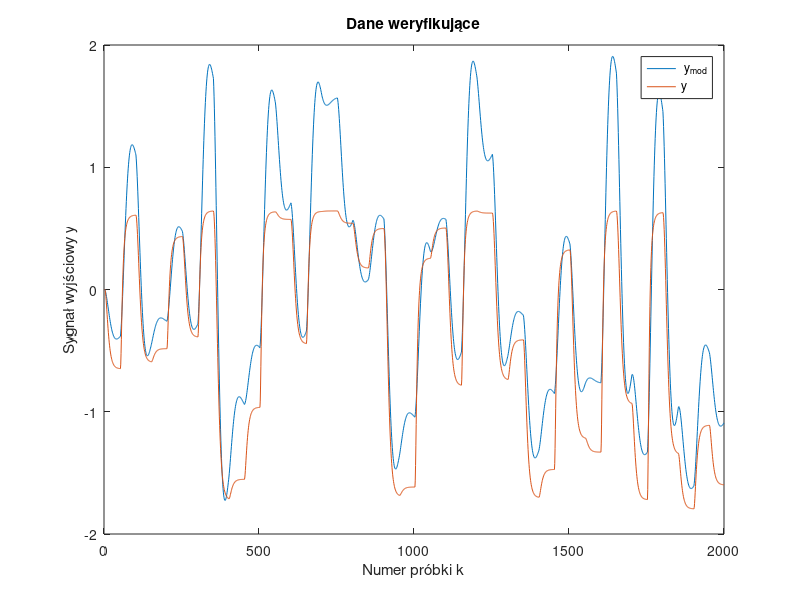
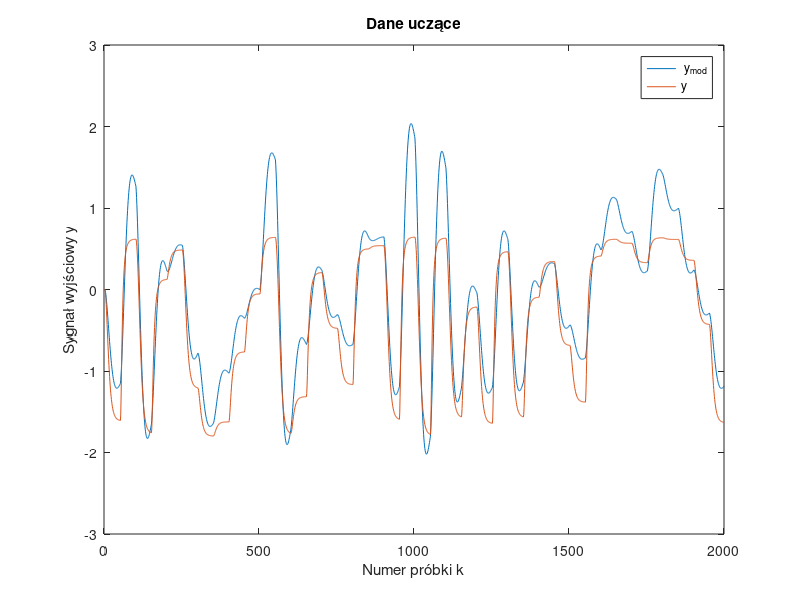

Write the MATLAB code that produced these figures, in order. (Note: this script raises an error after producing the figures.)
clear
dane_wer = load('wyniki/zad1/zad1_dane_weryfikujace_sieci.txt');
dane_ucz = load('wyniki/zad1/zad1_dane_uczace_sieci.txt');
u_wer = dane_wer(:,1);
y_wer = dane_wer(:,2);
u_ucz = dane_ucz(:,1);
y_ucz = dane_ucz(:,2);

kp = 5;
P = length(u_ucz);

y_mod_ucz = zeros(P,1);
y_mod_ucz(1:kp-1) = y_ucz(1:kp-1);
y_mod_wer = zeros(P,1);
y_mod_wer(1:kp-1) = y_wer(1:kp-1);
E_ucz = 0;
E_wer = 0;

Y_ucz = y_ucz(kp:end);
Y_wer = y_wer(kp:end);

M_ucz = [u_ucz(2:P-3) u_ucz(1:P-4) y_ucz(4:P-1) y_ucz(3:P-2)];
M_wer = [u_wer(2:P-3) u_wer(1:P-4) y_wer(4:P-1) y_wer(3:P-2)];

w = M_ucz\Y_ucz;

for k=kp:P
    y_mod_ucz(k)= w(1)*u_ucz(k-3) + w(2)*u_ucz(k-4) + w(3)*y_mod_ucz(k-1) + w(4)*y_mod_ucz(k-2);
    E_ucz = E_ucz + (y_mod_ucz(k)-y_ucz(k))^2; 
    y_mod_wer(k)= w(1)*u_wer(k-3) + w(2)*u_wer(k-4) + w(3)*y_mod_wer(k-1) + w(4)*y_mod_wer(k-2);
    E_wer = E_wer + (y_mod_wer(k)-y_wer(k))^2;
end
E_wer
E_ucz   

figure
plot(y_mod_wer);
hold on;
plot(y_wer);
xlabel('Numer próbki k');
ylabel('Sygnał wyjściowy y');
legend(' y_{mod}','y',Location='east');
title('Dane weryfikujące')
print('wyniki/zad2/zad28_kwad_wer.pdf','-dpng','-r400')

figure
plot(y_mod_ucz);
hold on;
plot(y_ucz);
xlabel('Numer próbki k');
ylabel('Sygnał wyjściowy y');
legend(' y_{mod}','y',Location='southeast');
title('Dane uczące')
print('wyniki/zad2/zad28_kwad_ucz.pdf','-dpng','-r400')

save('wyniki/zad2/2_8_wsp_kwadraty.txt', 'w', '-ascii')